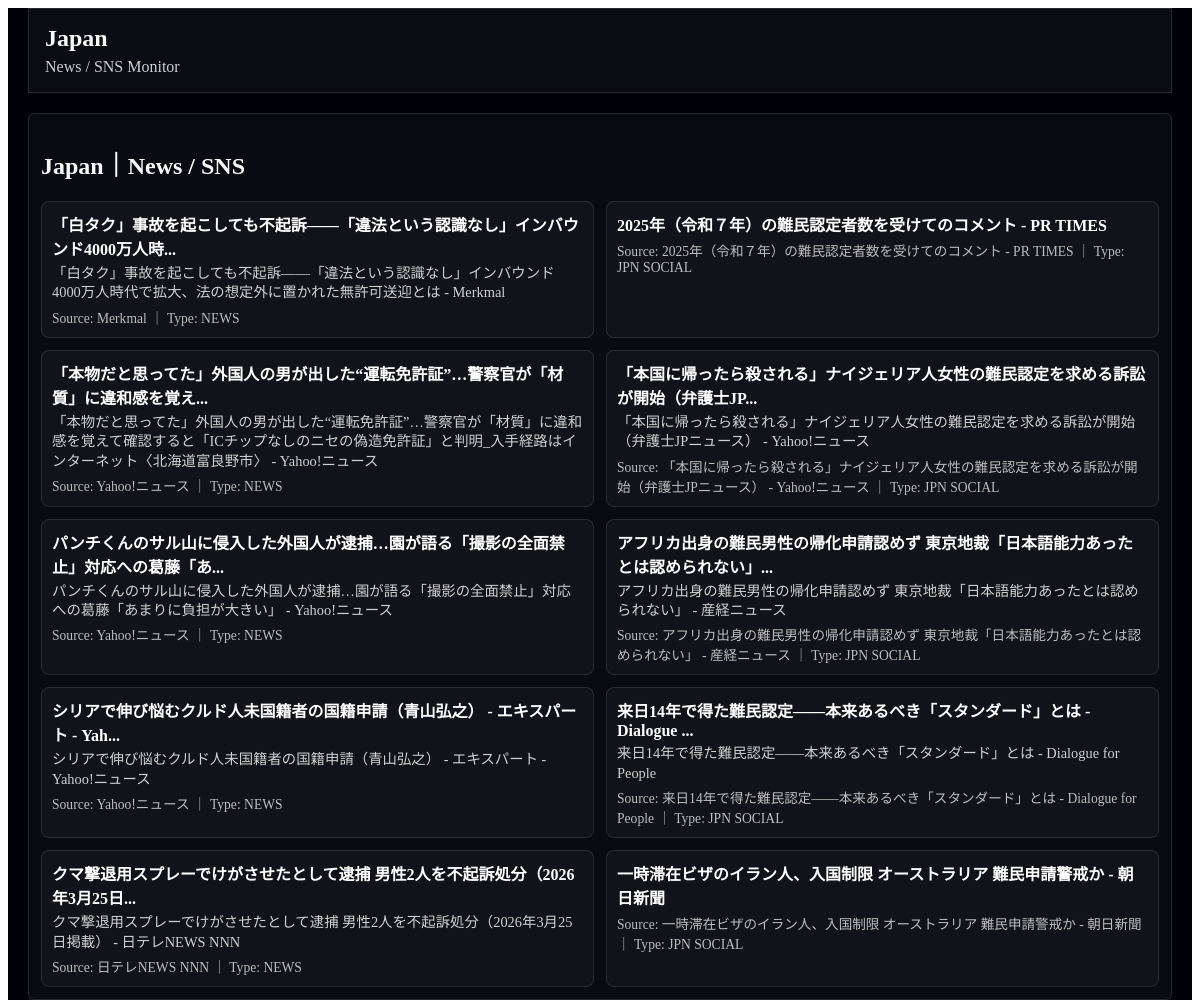
The app's page /country/Japan with its own data.
### tables this page shows
CREATE TABLE news_posts (
    id INTEGER PRIMARY KEY AUTOINCREMENT,
    source_name TEXT,
    country TEXT,
    title TEXT,
    url TEXT,
    published_at TEXT,
    title_ja TEXT,
    summary_ja TEXT,
    created_at TEXT
, source_type TEXT, thumbnail_url TEXT);

### app.py (the view)
@app.route("/country/<country>")
def country_page(country):
    post_id = request.args.get("post_id")
    conn = get_db_connection()
    cur = conn.cursor()
    ensure_columns(cur)
    conn.commit()
    selected_post = get_selected_item(cur, post_id)
    news_articles = get_country_news_list(cur, conn, country, limit=20)
    sns_articles = get_country_sns_list(cur, country, limit=20)
    mixed_articles = []
    max_len = max(len(news_articles), len(sns_articles))
    for i in range(max_len):
        if i < len(news_articles):
            mixed_articles.append(news_articles[i])
        if i < len(sns_articles):
            mixed_articles.append(sns_articles[i])
    conn.close()
    return render_template(
        "country.html",
        country=country,
        selected_post=selected_post,
        articles=mixed_articles,
        news_articles=news_articles,
        sns_articles=sns_articles,
    )

### app.py (called while the page is built, shortened)
def get_country_aliases(country):
    if country in ("Japan", "JPN"):
        return ["Japan", "JPN"]
    return [country]

def get_db_connection():
    conn = sqlite3.connect(DB_FILE)
    conn.row_factory = sqlite3.Row
    return conn

def ensure_columns(cur):
    cur.execute("PRAGMA table_info(news_posts)")
    columns = [row["name"] for row in cur.fetchall()]
    if "thumbnail_url" not in columns:
        cur.execute("ALTER TABLE news_posts ADD COLUMN thumbnail_url TEXT")
    if "summary_ja" not in columns:
        cur.execute("ALTER TABLE news_posts ADD COLUMN summary_ja TEXT")

def clean_news_row(row):
    row = dict(row)
    title = row.get("title") or ""
    title_ja = row.get("title_ja") or ""
    summary_ja = row.get("summary_ja") or ""
    display_title = title_ja or title
    display_title = display_title.replace("翻訳済み_", "")
    row["id"] = row.get("id")
    row["title"] = title
    row["title_ja"] = title_ja
    row["display_title"] = display_title
    row["summary_ja"] = summary_ja
    row["display_summary"] = summary_ja
    row["url"] = row.get("url") or "#"
    row["source_name"] = row.get("source_name") or ""
    row["country"] = row.get("country") or ""
    row["published_at"] = row.get("published_at") or ""
    row["thumbnail_url"] = row.get("thumbnail_url") or ""
    row["item_type"] = "news"
    row["platform"] = "NEWS"
    row["title_short"] = display_title[:42] + "..." if len(display_title) > 42 else display_title
    return row

def get_country_news_list(cur, conn, country, limit=20):
    ensure_columns(cur)
    aliases = get_country_aliases(country)
    placeholders = ",".join(["?"] * len(aliases))
    cur.execute(f"""
        SELECT *
        FROM news_posts
        WHERE country IN ({placeholders})
        ORDER BY published_at DESC
        LIMIT ?
    """, aliases + [limit])
    rows = cur.fetchall()
    rows = [clean_news_row(row) for row in rows]
    return rows

def get_jpn_social_monitor_items(cur, conn, limit=3):
    ensure_columns(cur)
    cur.execute("""
        SELECT *
        FROM news_posts
        WHERE country = 'Japan'
        ORDER BY id DESC
        LIMIT ?
    """, (limit,))
    rows = cur.fetchall()
    rows = [clean_news_row(row) for row in rows]
    for row in rows:
        row["item_type"] = "sns"
        row["platform"] = "JPN SOCIAL"
        row["source_name"] = row.get("source_name") or "JPN SOCIAL"
    return rows

def get_selected_item(cur, post_id):
    if not post_id:
        return None

### templates/country.html (shortened to what this page needs)
<!DOCTYPE html>
<html lang="ja">
<head>
  <link rel="stylesheet" href="{{ url_for('static', filename='style.css') }}">
  <link rel="stylesheet" href="https://cdn.jsdelivr.net/npm/flag-icons@7.2.3/css/flag-icons.min.css">
</head>
<body>
<main class="page">
  <section class="country-page-header">
    <h1>
      {{ country }}
    </h1>
    <p>News / SNS Monitor</p>
  </section>
  <section class="country-list-area">
    <h2>
      {{ country }}｜News / SNS
    </h2>
    <div class="country-article-grid">
      {% for article in articles[:10] %}
      <article class="country-article-tile {% if article.thumbnail_url %}has-thumb{% else %}no-thumb{% endif %}">
        <div class="country-article-body">
          <a href="{{ url_for('country_page', country=country, post_id=article.id) }}" target="_blank" class="country-article-title-ja">
            {{ article.title_short }}
          </a>
          {% if article.title and article.title != article.title_short %}
          <div class="country-article-title-original">
            {{ article.title }}
          </div>
          {% endif %}
          <div class="country-article-meta">
            {% if article.item_type == "sns" %}
            Source: {{ article.title }} ｜ Type: {{ article.platform }}
            {% else %}
            Source: {{ article.source_name }} ｜ Type: NEWS
            {% endif %}
          </div>
        </div>
      </article>
      {% else %}
      <p>表示できる情報がありません</p>
      {% endfor %}
    </div>
  </section>
</main>
</body>
</html>

### static/style.css (style rules this page uses)
.page { display: grid; grid-gap: 20px; background-color: #000209; padding: 0 20px; }
.country-page-header { background: rgba(255,255,255,0.04); border: 1px solid rgba(255,255,255,0.12); padding: 16px; color: #f8f8f6; }
.country-page-header h1 { color: #f8f8f6; margin: 0; }
.country-page-header p { color: #d0d0d0; margin: 6px 0 0; }
.country-list-area { padding: 12px; background: rgba(255,255,255,0.04); border: 1px solid rgba(255,255,255,0.12); border-radius: 6px; color: #f8f8f6; }
.country-list-area h2 { color: #f8f8f6; }
.country-article-grid { display: grid; grid-template-columns: repeat(2, minmax(0, 1fr)); gap: 12px; }
.country-article-tile { gap: 12px; align-items: start; background: rgba(255,255,255,0.035); border: 1px solid rgba(255,255,255,0.10); border-radius: 8px; padding: 10px; min-height: 96px; }
.country-article-tile.no-thumb { display: block; }
.country-article-body { min-width: 0; }
.country-article-title-ja, .country-article-title-ja:visited { color: #ffffff; font-weight: bold; text-decoration: none; display: block; margin-bottom: 4px; }
.country-article-title-original { color: #d0d0d0; font-size: 0.9rem; margin-bottom: 4px; line-height: 1.35; }
.country-article-meta { color: #bdbdbd; font-size: 0.85rem; }
.country-list-area a, .country-list-area a:visited { color: #ffffff; text-decoration: none; }

### records on screen
news_posts: title_short "「白タク」事故を起こしても不起訴――「違法という認識なし」インバウンド4000万人時...", title "「白タク」事故を起こしても不起訴――「違法という認識なし」インバウンド4000万人時代で拡大、法の想定外に置かれた無許可送迎とは - Merkmal", source_name "Merkmal"
news_posts: title_short "2025年（令和７年）の難民認定者数を受けてのコメント - PR TIMES", title "2025年（令和７年）の難民認定者数を受けてのコメント - PR TIMES", platform "JPN SOCIAL"
news_posts: title_short "「本物だと思ってた」外国人の男が出した“運転免許証”…警察官が「材質」に違和感を覚え...", title "「本物だと思ってた」外国人の男が出した“運転免許証”…警察官が「材質」に違和感を覚えて確認すると「ICチップなしのニセの偽造免許証」と判明_入手経路はインターネット〈北海道富良野市〉 - Yahoo!ニュース", source_name "Yahoo!ニュース"
news_posts: title_short "「本国に帰ったら殺される」ナイジェリア人女性の難民認定を求める訴訟が開始（弁護士JP...", title "「本国に帰ったら殺される」ナイジェリア人女性の難民認定を求める訴訟が開始（弁護士JPニュース） - Yahoo!ニュース", platform "JPN SOCIAL"
news_posts: title_short "パンチくんのサル山に侵入した外国人が逮捕…園が語る「撮影の全面禁止」対応への葛藤「あ...", title "パンチくんのサル山に侵入した外国人が逮捕…園が語る「撮影の全面禁止」対応への葛藤「あまりに負担が大きい」 - Yahoo!ニュース", source_name "Yahoo!ニュース"
news_posts: title_short "アフリカ出身の難民男性の帰化申請認めず 東京地裁「日本語能力あったとは認められない」...", title "アフリカ出身の難民男性の帰化申請認めず 東京地裁「日本語能力あったとは認められない」 - 産経ニュース", platform "JPN SOCIAL"
news_posts: title_short "シリアで伸び悩むクルド人未国籍者の国籍申請（青山弘之） - エキスパート - Yah...", title "シリアで伸び悩むクルド人未国籍者の国籍申請（青山弘之） - エキスパート - Yahoo!ニュース", source_name "Yahoo!ニュース"
news_posts: title_short "来日14年で得た難民認定――本来あるべき「スタンダード」とは - Dialogue ...", title "来日14年で得た難民認定――本来あるべき「スタンダード」とは - Dialogue for People", platform "JPN SOCIAL"
news_posts: title_short "クマ撃退用スプレーでけがさせたとして逮捕 男性2人を不起訴処分（2026年3月25日...", title "クマ撃退用スプレーでけがさせたとして逮捕 男性2人を不起訴処分（2026年3月25日掲載） - 日テレNEWS NNN", source_name "日テレNEWS NNN"
news_posts: title_short "一時滞在ビザのイラン人、入国制限 オーストラリア 難民申請警戒か - 朝日新聞", title "一時滞在ビザのイラン人、入国制限 オーストラリア 難民申請警戒か - 朝日新聞", platform "JPN SOCIAL"

### other values on screen
{{ country }} "Japan"
